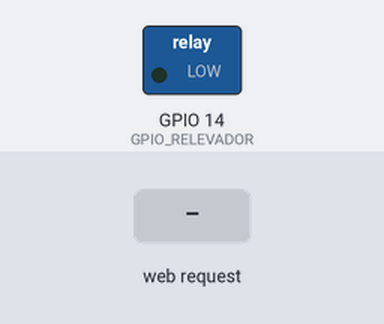
A sketch run on a simulated ESP32. Shown: switched loads named in the sketch (green lamp = pin HIGH). Inputs (shaded band) come from the test bench. WiFi joins after 1.5 s; servers stay silent unless stated; what the sketch prints to the serial monitor is not drawn.

Above: at 2.7 s.
2.8 s: HTTP request GET /14/on received
At 3.5 s:
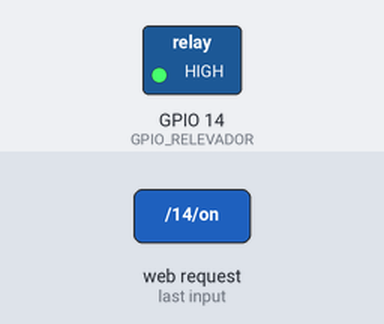
4.3 s: HTTP request GET /14/off received
At 4.6 s:
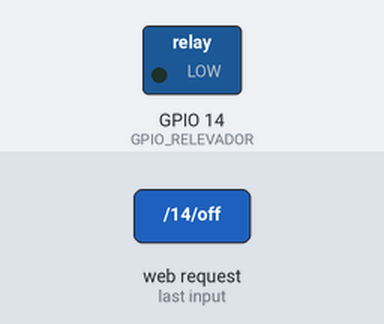
Timing chart, 0 to 7.3 s (numbered marks = the images above; inputs shaded):
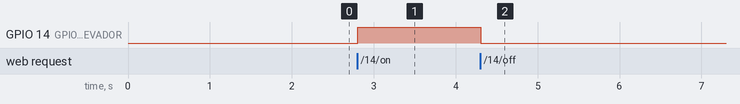

Measured:
- after the input at 2.8 s, GPIO 14 (GPIO_RELEVADOR): LOW → HIGH at once
- after the input at 4.3 s, GPIO 14 (GPIO_RELEVADOR): HIGH → LOW at once

The sketch:

Ejercicio_19.ino
```cpp
#include <WiFi.h>
const char* ssid = " ";
const char* password = " ";
WiFiServer server(80);


String ENCABEZADO, PETICION_CLIENTE = "";
char CADENA_ENCABEZADO;

String ESTADO_RELEVADOR="off";

String PAGINA_WEB_SECCION_1="<!DOCTYPE html> <html> <head> <title>CONTROL DE RELEVADOR</title> <meta name='viewport' content='width=device-width, initialscale=1'> <link rel='icon' href='data:,'> <style> html { font-family: Helvetica; display: inline-block; margin: 0px auto; text-align: center; } .BOTON1 { background-color: #4CAF50; border: none; color: white; padding: 16px 40px; text-decoration: none; font-size: 30px; margin: 2px; cursor: pointer; } .BOTON2 { background-color: #555555; border: none; color: white; padding: 16px 40px; text-decoration: none; font-size: 30px; margin: 2px; cursor: pointer; } </style> </head> <body> <h1>CONTROL DE RELEVADOR</h1>";
String PAGINA_WEB_SECCION_2="";
String PAGINA_WEB_SECCION_3="</body> </html>";

const int GPIO_RELEVADOR = 14;

void setup()
{
  Serial.begin(115200);
  pinMode(GPIO_RELEVADOR, OUTPUT);
  digitalWrite(GPIO_RELEVADOR, LOW);

  Serial.print("Conectando a:");
  Serial.println(ssid);
  WiFi.begin(ssid, password);
  while(WiFi.status() != WL_CONNECTED)
  {
    delay(500);
    Serial.print(".");
  }

  Serial.println("");
  Serial.println("Conectado");
  Serial.println("Dirección IP: ");
  Serial.println(WiFi.localIP());

  server.begin();
}

void loop()
{
  WiFiClient client = server.available();
  if(client)
  {
    Serial.println("Cliente conectado");
    while(client.connected())
    {
      if(client.available())
      {
        CADENA_ENCABEZADO = client.read();
        Serial.write(CADENA_ENCABEZADO);
        ENCABEZADO += CADENA_ENCABEZADO;
        if(CADENA_ENCABEZADO == '\n')
        {
          if(PETICION_CLIENTE.length() == 0)
          {
            RESPUESTA_NAVEGADOR();
            ACCIONES_HTML(ENCABEZADO);

            if(ESTADO_RELEVADOR=="off")
            {
             PAGINA_WEB_SECCION_2="<p>Relevador desactivado</p> <p><a href='/14/on'><button class='BOTON1'>ENCENDER</button></a></p>";
            }
            else if(ESTADO_RELEVADOR=="on")
            {
             PAGINA_WEB_SECCION_2="<p>Relevador activado</p> <p><a href='/14/off'><button class='BOTON2'>APAGAR</button></a></p>";
            }

            client.println(PAGINA_WEB_SECCION_1);
            client.println(PAGINA_WEB_SECCION_2);
            client.println(PAGINA_WEB_SECCION_3);
            client.println();
            break;
          }
          else
          {
            PETICION_CLIENTE = "";
          }
        }
        else if(CADENA_ENCABEZADO != '\r')
        {
          PETICION_CLIENTE += CADENA_ENCABEZADO;
        }
      }
    }
    ENCABEZADO = "";
    client.stop();
    Serial.println("Cliente desconectado");
    Serial.println("");
  }
}

void RESPUESTA_NAVEGADOR()
{
  WiFiClient client = server.available();
  client.println("HTTP/1.1 200 OK");
  client.println("Content-type:text/html");
  client.println("Connection: close");
  client.println();
}

void ACCIONES_HTML(String ENCABEZADO)
{
   if(ENCABEZADO.indexOf("GET /14/on")>=0)
   {
    Serial.println("RELEVADOR ENCENDIDO");
    digitalWrite(GPIO_RELEVADOR, HIGH);
    ESTADO_RELEVADOR="on";
   }

   else if(ENCABEZADO.indexOf("GET /14/off")>=0)
   {
    Serial.println("RELEVADOR APAGADO");
    digitalWrite(GPIO_RELEVADOR, LOW);
    ESTADO_RELEVADOR="off";
   }
}
```
